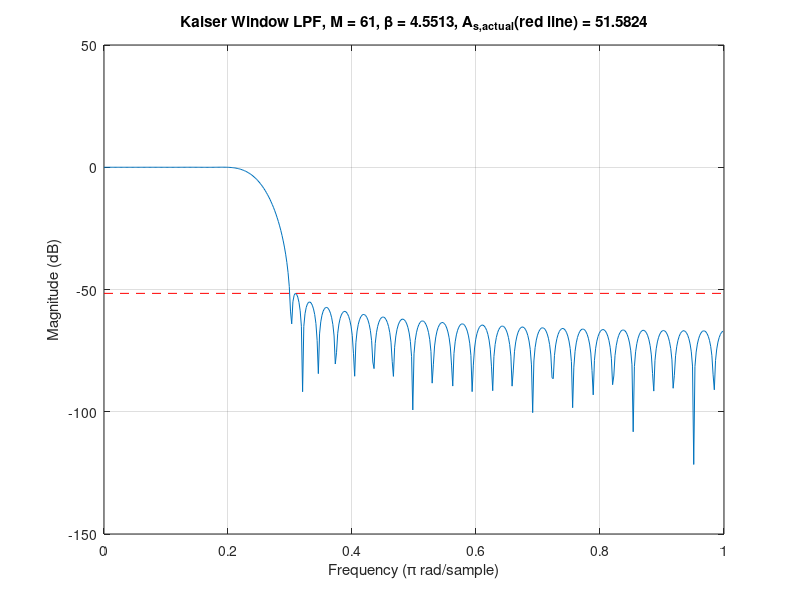

Here is the MATLAB script that generated this plot:
%% STUDENT
% Name : PHAM Quoc Vuong
% ID   : [HIDDEN]

%% PROBLEM STATEMENT
% Hint: M=61, Beta=4.5513, A_s=52dB
% Choose the Kaiser window to design a digital FIR lowpass filter with:
%   Passband frequency           : w_p = 0.2pi rad/sample
%   Stopband frequency           : w_s = 0.3pi rad/sample
%   Passband ripple              : R_p = 0.25 dB
%   Minimum stopband attenuation : A_s = 50 dB
% Choose an appropriate window function and determine the impulse response
% and provide a plot of the frequency response of the designed filter.

clear; % Clear the variables

%% FUNCTIONS PROVIDED
function hd = ideal_lp(wc,M)
    % Ideal LowPass filter computation
    % ---------------------------------
    % [hd] = ideal_lp(wc,M)
    % hd = (desired) ideal impulse response between 0 to M-1
    % wc = cutoff frequency in radians
    % M = length of the ideal filter
    alpha = (M-1)/2; 
    n = 0:1:(M-1);
    m = n - alpha; 
    fc = wc/pi; 
    hd = fc*sinc(fc*m);
end

%% CODE
% Filter information
wp = 0.2*pi; % Passband frequency
ws = 0.3*pi; % Stopband frequency
As = 50; % Stopband attenuation

% Kaiser Window: Empirical design equations
delta_w = ws - wp; % Transition width
M = ceil(1 + (As - 7.95) / (2.285 * delta_w)) + 1; % Filter length
beta = 0.1102 * (As - 8.7); % For As >= 50
wc = (wp + ws) / 2; % Ideal LPF cutoff frequency

% Init Kaiser window
w_kaiser = kaiser(M, beta)';

% Impulse response of Kaiser window 
h = ideal_lp(wc, M) .* w_kaiser;

% Calculate amplitude response
% H: Frequency response
% w: Angular frequencies
a = [1]; % Denominator coefficient for pure H(z)
[H, w] = freqz(h, a);

% Find actual As
stopband_indices = find(w >= ws); 
As_actual = -max(20*log10(abs(H(stopband_indices))));

% Plotting
figure;
plot(w/pi, 20*log10(abs(H)));
grid on;
% hold on;
title([ ...
    'Kaiser Window LPF, M = ', num2str(M), ...
    ', \beta = ', num2str(beta), ...
    ', A_{s,actual}(red line) = ', num2str(As_actual) ...
]);
line([0 1], [-As_actual -As_actual], 'Color', 'r', 'LineStyle', '--');
xlabel('Frequency (\pi rad/sample)');
ylabel('Magnitude (dB)');

%%
